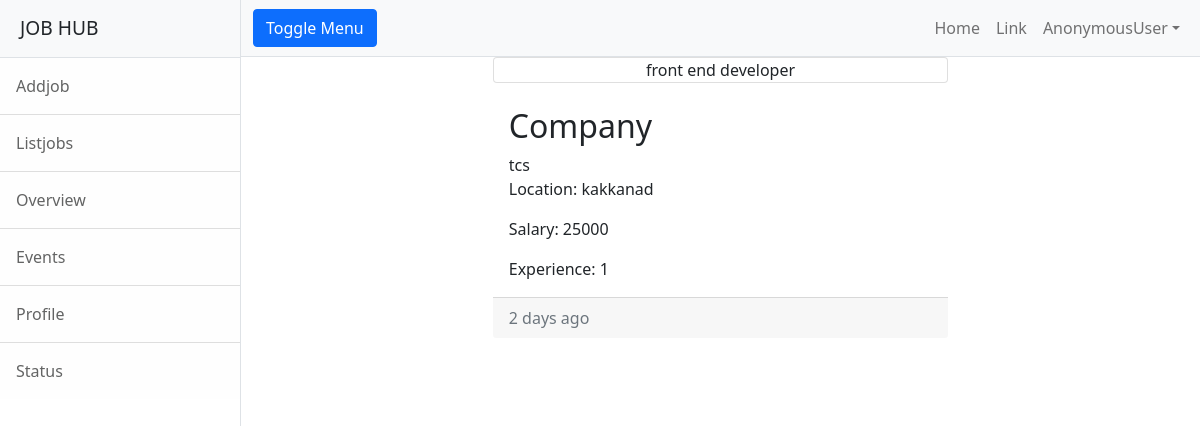
The app's page /employer/jobs/detail/1 with its own data.
### employer/models.py (models this page shows, shortened)
class Jobs(models.Model):
    job_title=models.CharField(max_length=120)
    company_name=models.CharField(max_length=120)
    location = models.CharField(max_length=120)
    salary=models.IntegerField(null=0)
    experience=models.PositiveIntegerField(default=0)

### employer/views.py (the view)
# urls.py: path("jobs/detail/<int:id>",views.JobDetailView.as_view(),name="emp-jobdetail"),
class JobDetailView(DetailView):
    model = Jobs
    context_object_name = "job"
    template_name = "emp-detail.html"
    pk_url_kwarg = "id"

### employer/templates/emp-detail.html
{%extends 'base.html'%}
{%block body_block%}
<div class="row">
    <div class="col-3"></div>
    <div class="col-6">
       <div class="card text-center">
          {{job.job_title}}
  </div>
  <div class="card-body">
      <h5 class="card-title "><h2>Company</h2> {{job.company_name}}</h5>
    <p class="card-text">Location: {{job.location}}</p>
      <p class="card-text">Salary: {{job.salary}}</p>
      <p class="card-text">Experience: {{job.experience}}</p>
  </div>
  <div class="card-footer text-muted">
    2 days ago
  </div>
</div>
    </div>
</div>
{%endblock%}

### records on screen
Jobs: job_title "front end developer", company_name "tcs", location "kakkanad", salary "25000", experience "1"

### other values on screen
{{ request.user }} "AnonymousUser"
